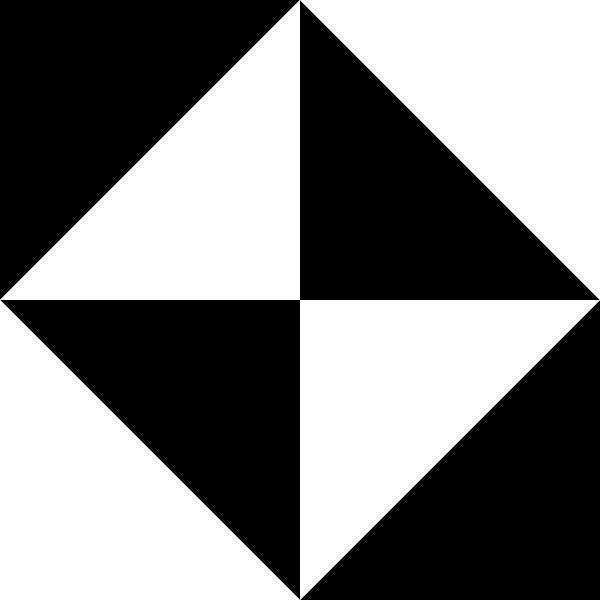
#> input picture test_image.jpg, 600 x 600 px
$ python data_prep_for_neural_encoding.py
#> lines starting #> are read from the running program, lines starting #| are printed output that depends on the picture; after the words box and inside, x2 and y2 are one past the last pixel; in counts of white or black regions, pixels touching at a corner belong together
import cv2
import numpy as np
import matplotlib.pyplot as plt
import csv

# Function to process and prepare image data for neural encoding
def prepare_image_for_neural_encoding(image_path, output_path, new_size=(64, 64)):
    # Load and resize the image
#> called with image_path = 'test_image.jpg', output_path = 'edge_detected.jpg', new_size = (64, 64)
    image = cv2.imread(image_path, cv2.IMREAD_GRAYSCALE)
#> image is the input picture: shape (600, 600); min 0, max 255, mean 127.7
    if image is None:
        raise FileNotFoundError("The specified image file could not be loaded. Check the file path.")
    resized_image = cv2.resize(image, new_size)
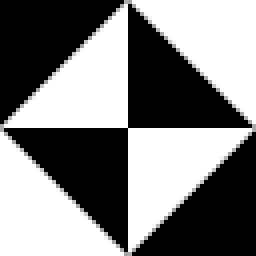
#> resized_image: shape (64, 64) (shown 4 times larger); min 0, max 255, mean 128.8

    # Apply Otsu's Thresholding
    otsu_threshold, binary_image = cv2.threshold(resized_image, 0, 255, cv2.THRESH_BINARY + cv2.THRESH_OTSU)
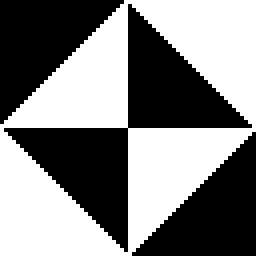
#> binary_image: shape (64, 64) (shown 4 times larger); 51.6% white; 3 black regions, box (x1, y1, x2, y2) and area: (1, 1, 63, 63) 992, (0, 0, 31, 31) 496, (33, 33, 64, 64) 496
#> otsu_threshold = 7

    # Calculate dynamic thresholds for Canny using Otsu's result
    lower_threshold = int(otsu_threshold * 0.5)  # Lower threshold as half of Otsu's threshold
#> lower_threshold = 3
    upper_threshold = int(otsu_threshold * 1.5)  # Upper threshold as 1.5 times Otsu's threshold
#> upper_threshold = 10

    # Apply Canny Edge Detection using dynamic thresholds
    edges = cv2.Canny(resized_image, lower_threshold, upper_threshold)
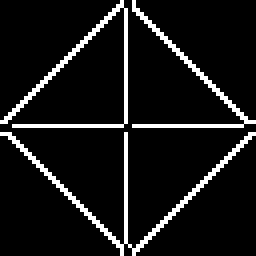
#> edges: shape (64, 64) (shown 4 times larger); 8.7% white in thin lines or dots

    # Visualize the edge-detected image
    plt.imshow(edges, cmap='gray')
    plt.title("Edge-Detected Image")
    plt.axis('off')
    plt.show()

    # Normalize the edge-detected image to the range [0, 1]
    print(f"Edge image min/max before normalization: {np.min(edges)}, {np.max(edges)}")
#| Edge image min/max before normalization: 0, 255
    normalized_image = edges / 255.0  # Convert pixel values to [0, 1]
#> normalized_image: shape (64, 64) float64; values 0 (black) and 1 (white), 8.7% white in thin lines or dots
    print(f"Edge image min/max after normalization: {np.min(normalized_image)}, {np.max(normalized_image)}")
#| Edge image min/max after normalization: 0.0, 1.0

    # Flatten the image data into a 1D array (for neural encoding)
    flattened_data = normalized_image.flatten()
#> flattened_data = 4096 values, max 1 at index 30, min 0 at index 0, mean 0.0874

    # Preview the flattened data
    print(f"Flattened Data (First 100 values): {flattened_data[:100]}")
#| Flattened Data (First 100 values): [0. 0. 0. 0. 0. 0. 0. 0. 0. 0. 0. 0. 0. 0. 0. 0. 0. 0. 0. 0. 0. 0. 0. 0.
#|  0. 0. 0. 0. 0. 0. 1. 0. 0. 1. 0. 0. 0. 0. 0. 0. 0. 0. 0. 0. 0. 0. 0. 0.
#|  0. 0. 0. 0. 0. 0. 0. 0. 0. 0. 0. 0. 0. 0. 0. 0. 0. 0. 0. 0. 0. 0. 0. 0.
#|  0. 0. 0. 0. 0. 0. 0. 0. 0. 0. 0. 0. 0. 0. 0. 0. 0. 0. 0. 0. 0. 1. 1. 0.
#|  0. 1. 0. 0.]

    # Save the edge-detected image
    cv2.imwrite(output_path, edges)
    print(f"Edge-detected image saved at: {output_path}")

    # Save flattened data as a .csv file
    with open('flattened_data.csv', mode='w', newline='') as file:
        writer = csv.writer(file)
        writer.writerow(flattened_data)
    print("Flattened data saved as 'flattened_data.csv'")

    # Return the prepared data for neural encoding
    return flattened_data, otsu_threshold, lower_threshold, upper_threshold

# Main execution
if __name__ == "__main__":
    input_image_path = "test_image.jpg"  # Replace with your input image path
    output_edge_path = "edge_detected.jpg"  # Output path for edge-detected image

    # Prepare the image for neural encoding
    prepared_data, otsu_threshold, lower_threshold, upper_threshold = prepare_image_for_neural_encoding(
        input_image_path, output_edge_path
    )
#> prepared_data has the same summary as flattened_data in prepare_image_for_neural_encoding; otsu_threshold = 7; lower_threshold = 3; upper_threshold = 10

    print(f"Otsu Threshold: {otsu_threshold}")
#| Otsu Threshold: 7.0
    print(f"Canny Thresholds -> Lower: {lower_threshold}, Upper: {upper_threshold}")
#| Canny Thresholds -> Lower: 3, Upper: 10
    print(f"Prepared Data (Flattened) for Neural Encoding: {prepared_data[:10]}...")  # Show a small part of the data
#> (printed output is left out)
